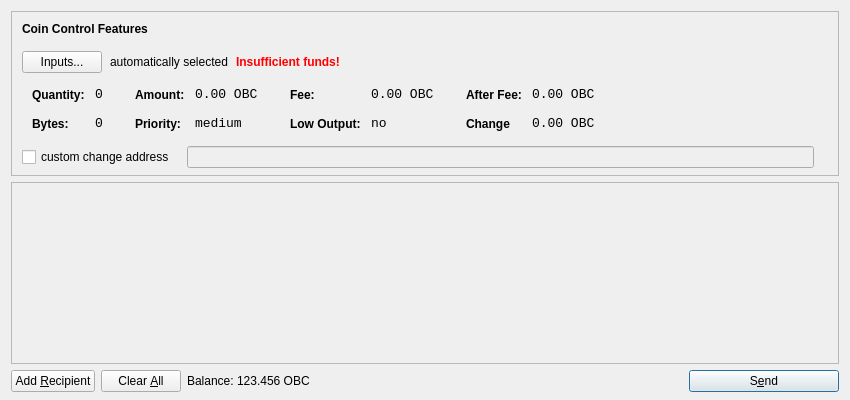
<?xml version="1.0" encoding="UTF-8"?>
<ui version="4.0">
 <class>SendCoinsDialog</class>
 <widget class="QDialog" name="SendCoinsDialog">
  <property name="geometry">
   <rect>
    <x>0</x>
    <y>0</y>
    <width>850</width>
    <height>400</height>
   </rect>
  </property>
  <property name="windowTitle">
   <string>Send Coins</string>
  </property>
  <layout class="QVBoxLayout" name="verticalLayout" stretch="0,1,0">
   <property name="bottomMargin">
    <number>8</number>
   </property>
   <item>
    <widget class="QFrame" name="frameCoinControl">
     <property name="sizePolicy">
      <sizepolicy hsizetype="Expanding" vsizetype="Expanding">
       <horstretch>0</horstretch>
       <verstretch>0</verstretch>
      </sizepolicy>
     </property>
     <property name="maximumSize">
      <size>
       <width>16777215</width>
       <height>16777215</height>
      </size>
     </property>
     <property name="frameShape">
      <enum>QFrame::StyledPanel</enum>
     </property>
     <property name="frameShadow">
      <enum>QFrame::Sunken</enum>
     </property>
     <layout class="QVBoxLayout" name="verticalLayoutCoinControl2">
      <property name="spacing">
       <number>-1</number>
      </property>
      <property name="leftMargin">
       <number>0</number>
      </property>
      <property name="topMargin">
       <number>0</number>
      </property>
      <property name="rightMargin">
       <number>0</number>
      </property>
      <property name="bottomMargin">
       <number>6</number>
      </property>
      <item>
       <layout class="QVBoxLayout" name="verticalLayoutCoinControl" stretch="0,0,0,0,1">
        <property name="spacing">
         <number>0</number>
        </property>
        <property name="leftMargin">
         <number>10</number>
        </property>
        <property name="topMargin">
         <number>10</number>
        </property>
        <item>
         <layout class="QHBoxLayout" name="horizontalLayoutCoinControl1">
          <property name="bottomMargin">
           <number>15</number>
          </property>
          <item>
           <widget class="QLabel" name="labelCoinControlFeatures">
            <property name="sizePolicy">
             <sizepolicy hsizetype="Preferred" vsizetype="Maximum">
              <horstretch>0</horstretch>
              <verstretch>0</verstretch>
             </sizepolicy>
            </property>
            <property name="font">
             <font>
              <weight>75</weight>
              <bold>true</bold>
             </font>
            </property>
            <property name="styleSheet">
             <string notr="true">font-weight:bold;</string>
            </property>
            <property name="text">
             <string>Coin Control Features</string>
            </property>
           </widget>
          </item>
         </layout>
        </item>
        <item>
         <layout class="QHBoxLayout" name="horizontalLayoutCoinControl2" stretch="0,0,0,0">
          <property name="spacing">
           <number>8</number>
          </property>
          <property name="bottomMargin">
           <number>10</number>
          </property>
          <item>
           <widget class="QPushButton" name="pushButtonCoinControl">
            <property name="styleSheet">
             <string notr="true"/>
            </property>
            <property name="text">
             <string>Inputs...</string>
            </property>
           </widget>
          </item>
          <item>
           <widget class="QLabel" name="labelCoinControlAutomaticallySelected">
            <property name="text">
             <string>automatically selected</string>
            </property>
            <property name="margin">
             <number>5</number>
            </property>
           </widget>
          </item>
          <item>
           <widget class="QLabel" name="labelCoinControlInsuffFunds">
            <property name="font">
             <font>
              <weight>75</weight>
              <bold>true</bold>
             </font>
            </property>
            <property name="styleSheet">
             <string notr="true">color:red;font-weight:bold;</string>
            </property>
            <property name="text">
             <string>Insufficient funds!</string>
            </property>
            <property name="margin">
             <number>5</number>
            </property>
           </widget>
          </item>
          <item>
           <spacer name="horizontalSpacerCoinControl">
            <property name="orientation">
             <enum>Qt::Horizontal</enum>
            </property>
            <property name="sizeHint" stdset="0">
             <size>
              <width>40</width>
              <height>1</height>
             </size>
            </property>
           </spacer>
          </item>
         </layout>
        </item>
        <item>
         <widget class="QWidget" name="widgetCoinControl" native="true">
          <property name="sizePolicy">
           <sizepolicy hsizetype="Preferred" vsizetype="Preferred">
            <horstretch>0</horstretch>
            <verstretch>0</verstretch>
           </sizepolicy>
          </property>
          <property name="minimumSize">
           <size>
            <width>0</width>
            <height>0</height>
           </size>
          </property>
          <property name="styleSheet">
           <string notr="true"/>
          </property>
          <layout class="QHBoxLayout" name="horizontalLayoutCoinControl5">
           <property name="margin">
            <number>0</number>
           </property>
           <item>
            <layout class="QHBoxLayout" name="horizontalLayoutCoinControl3" stretch="0,0,0,1">
             <property name="spacing">
              <number>20</number>
             </property>
             <property name="topMargin">
              <number>0</number>
             </property>
             <property name="bottomMargin">
              <number>10</number>
             </property>
             <item>
              <layout class="QFormLayout" name="formLayoutCoinControl1">
               <property name="horizontalSpacing">
                <number>10</number>
               </property>
               <property name="verticalSpacing">
                <number>14</number>
               </property>
               <property name="leftMargin">
                <number>10</number>
               </property>
               <property name="topMargin">
                <number>4</number>
               </property>
               <property name="rightMargin">
                <number>6</number>
               </property>
               <item row="0" column="0">
                <widget class="QLabel" name="labelCoinControlQuantityText">
                 <property name="styleSheet">
                  <string notr="true">font-weight:bold;</string>
                 </property>
                 <property name="text">
                  <string>Quantity:</string>
                 </property>
                 <property name="margin">
                  <number>0</number>
                 </property>
                </widget>
               </item>
               <item row="0" column="1">
                <widget class="QLabel" name="labelCoinControlQuantity">
                 <property name="font">
                  <font>
                   <family>Monospace</family>
                   <pointsize>10</pointsize>
                  </font>
                 </property>
                 <property name="cursor">
                  <cursorShape>IBeamCursor</cursorShape>
                 </property>
                 <property name="contextMenuPolicy">
                  <enum>Qt::ActionsContextMenu</enum>
                 </property>
                 <property name="text">
                  <string>0</string>
                 </property>
                 <property name="margin">
                  <number>0</number>
                 </property>
                 <property name="textInteractionFlags">
                  <set>Qt::LinksAccessibleByMouse|Qt::TextSelectableByKeyboard|Qt::TextSelectableByMouse</set>
                 </property>
                </widget>
               </item>
               <item row="1" column="0">
                <widget class="QLabel" name="labelCoinControlBytesText">
                 <property name="styleSheet">
                  <string notr="true">font-weight:bold;</string>
                 </property>
                 <property name="text">
                  <string>Bytes:</string>
                 </property>
                </widget>
               </item>
               <item row="1" column="1">
                <widget class="QLabel" name="labelCoinControlBytes">
                 <property name="font">
                  <font>
                   <family>Monospace</family>
                   <pointsize>10</pointsize>
                  </font>
                 </property>
                 <property name="cursor">
                  <cursorShape>IBeamCursor</cursorShape>
                 </property>
                 <property name="contextMenuPolicy">
                  <enum>Qt::ActionsContextMenu</enum>
                 </property>
                 <property name="text">
                  <string>0</string>
                 </property>
                 <property name="textInteractionFlags">
                  <set>Qt::LinksAccessibleByMouse|Qt::TextSelectableByKeyboard|Qt::TextSelectableByMouse</set>
                 </property>
                </widget>
               </item>
              </layout>
             </item>
             <item>
              <layout class="QFormLayout" name="formLayoutCoinControl2">
               <property name="horizontalSpacing">
                <number>10</number>
               </property>
               <property name="verticalSpacing">
                <number>14</number>
               </property>
               <property name="leftMargin">
                <number>6</number>
               </property>
               <property name="topMargin">
                <number>4</number>
               </property>
               <property name="rightMargin">
                <number>6</number>
               </property>
               <item row="0" column="0">
                <widget class="QLabel" name="labelCoinControlAmountText">
                 <property name="styleSheet">
                  <string notr="true">font-weight:bold;</string>
                 </property>
                 <property name="text">
                  <string>Amount:</string>
                 </property>
                 <property name="margin">
                  <number>0</number>
                 </property>
                </widget>
               </item>
               <item row="0" column="1">
                <widget class="QLabel" name="labelCoinControlAmount">
                 <property name="font">
                  <font>
                   <family>Monospace</family>
                   <pointsize>10</pointsize>
                  </font>
                 </property>
                 <property name="cursor">
                  <cursorShape>IBeamCursor</cursorShape>
                 </property>
                 <property name="contextMenuPolicy">
                  <enum>Qt::ActionsContextMenu</enum>
                 </property>
                 <property name="text">
                  <string>0.00 OBC</string>
                 </property>
                 <property name="textInteractionFlags">
                  <set>Qt::LinksAccessibleByMouse|Qt::TextSelectableByKeyboard|Qt::TextSelectableByMouse</set>
                 </property>
                </widget>
               </item>
               <item row="1" column="0">
                <widget class="QLabel" name="labelCoinControlPriorityText">
                 <property name="styleSheet">
                  <string notr="true">font-weight:bold;</string>
                 </property>
                 <property name="text">
                  <string>Priority:</string>
                 </property>
                </widget>
               </item>
               <item row="1" column="1">
                <widget class="QLabel" name="labelCoinControlPriority">
                 <property name="font">
                  <font>
                   <family>Monospace</family>
                   <pointsize>10</pointsize>
                  </font>
                 </property>
                 <property name="cursor">
                  <cursorShape>IBeamCursor</cursorShape>
                 </property>
                 <property name="contextMenuPolicy">
                  <enum>Qt::ActionsContextMenu</enum>
                 </property>
                 <property name="text">
                  <string>medium</string>
                 </property>
                 <property name="textInteractionFlags">
                  <set>Qt::LinksAccessibleByMouse|Qt::TextSelectableByKeyboard|Qt::TextSelectableByMouse</set>
                 </property>
                </widget>
               </item>
              </layout>
             </item>
             <item>
              <layout class="QFormLayout" name="formLayoutCoinControl3">
               <property name="horizontalSpacing">
                <number>10</number>
               </property>
               <property name="verticalSpacing">
                <number>14</number>
               </property>
               <property name="leftMargin">
                <number>6</number>
               </property>
               <property name="topMargin">
                <number>4</number>
               </property>
               <property name="rightMargin">
                <number>6</number>
               </property>
               <item row="0" column="0">
                <widget class="QLabel" name="labelCoinControlFeeText">
                 <property name="styleSheet">
                  <string notr="true">font-weight:bold;</string>
                 </property>
                 <property name="text">
                  <string>Fee:</string>
                 </property>
                 <property name="margin">
                  <number>0</number>
                 </property>
                </widget>
               </item>
               <item row="0" column="1">
                <widget class="QLabel" name="labelCoinControlFee">
                 <property name="font">
                  <font>
                   <family>Monospace</family>
                   <pointsize>10</pointsize>
                  </font>
                 </property>
                 <property name="cursor">
                  <cursorShape>IBeamCursor</cursorShape>
                 </property>
                 <property name="contextMenuPolicy">
                  <enum>Qt::ActionsContextMenu</enum>
                 </property>
                 <property name="text">
                  <string>0.00 OBC</string>
                 </property>
                 <property name="textInteractionFlags">
                  <set>Qt::LinksAccessibleByMouse|Qt::TextSelectableByKeyboard|Qt::TextSelectableByMouse</set>
                 </property>
                </widget>
               </item>
               <item row="1" column="0">
                <widget class="QLabel" name="labelCoinControlLowOutputText">
                 <property name="styleSheet">
                  <string notr="true">font-weight:bold;</string>
                 </property>
                 <property name="text">
                  <string>Low Output:</string>
                 </property>
                </widget>
               </item>
               <item row="1" column="1">
                <widget class="QLabel" name="labelCoinControlLowOutput">
                 <property name="font">
                  <font>
                   <family>Monospace</family>
                   <pointsize>10</pointsize>
                  </font>
                 </property>
                 <property name="cursor">
                  <cursorShape>IBeamCursor</cursorShape>
                 </property>
                 <property name="contextMenuPolicy">
                  <enum>Qt::ActionsContextMenu</enum>
                 </property>
                 <property name="text">
                  <string>no</string>
                 </property>
                 <property name="textInteractionFlags">
                  <set>Qt::LinksAccessibleByMouse|Qt::TextSelectableByKeyboard|Qt::TextSelectableByMouse</set>
                 </property>
                </widget>
               </item>
              </layout>
             </item>
             <item>
              <layout class="QFormLayout" name="formLayoutCoinControl4">
               <property name="horizontalSpacing">
                <number>10</number>
               </property>
               <property name="verticalSpacing">
                <number>14</number>
               </property>
               <property name="leftMargin">
                <number>6</number>
               </property>
               <property name="topMargin">
                <number>4</number>
               </property>
               <property name="rightMargin">
                <number>6</number>
               </property>
               <item row="0" column="0">
                <widget class="QLabel" name="labelCoinControlAfterFeeText">
                 <property name="styleSheet">
                  <string notr="true">font-weight:bold;</string>
                 </property>
                 <property name="text">
                  <string>After Fee:</string>
                 </property>
                 <property name="margin">
                  <number>0</number>
                 </property>
                </widget>
               </item>
               <item row="0" column="1">
                <widget class="QLabel" name="labelCoinControlAfterFee">
                 <property name="font">
                  <font>
                   <family>Monospace</family>
                   <pointsize>10</pointsize>
                  </font>
                 </property>
                 <property name="cursor">
                  <cursorShape>IBeamCursor</cursorShape>
                 </property>
                 <property name="contextMenuPolicy">
                  <enum>Qt::ActionsContextMenu</enum>
                 </property>
                 <property name="text">
                  <string>0.00 OBC</string>
                 </property>
                 <property name="textInteractionFlags">
                  <set>Qt::LinksAccessibleByMouse|Qt::TextSelectableByKeyboard|Qt::TextSelectableByMouse</set>
                 </property>
                </widget>
               </item>
               <item row="1" column="0">
                <widget class="QLabel" name="labelCoinControlChangeText">
                 <property name="styleSheet">
                  <string notr="true">font-weight:bold;</string>
                 </property>
                 <property name="text">
                  <string>Change</string>
                 </property>
                </widget>
               </item>
               <item row="1" column="1">
                <widget class="QLabel" name="labelCoinControlChange">
                 <property name="font">
                  <font>
                   <family>Monospace</family>
                   <pointsize>10</pointsize>
                  </font>
                 </property>
                 <property name="cursor">
                  <cursorShape>IBeamCursor</cursorShape>
                 </property>
                 <property name="contextMenuPolicy">
                  <enum>Qt::ActionsContextMenu</enum>
                 </property>
                 <property name="text">
                  <string>0.00 OBC</string>
                 </property>
                 <property name="textInteractionFlags">
                  <set>Qt::LinksAccessibleByMouse|Qt::TextSelectableByKeyboard|Qt::TextSelectableByMouse</set>
                 </property>
                </widget>
               </item>
              </layout>
             </item>
            </layout>
           </item>
          </layout>
         </widget>
        </item>
        <item>
         <layout class="QHBoxLayout" name="horizontalLayoutCoinControl4" stretch="0,0,0">
          <property name="spacing">
           <number>12</number>
          </property>
          <property name="sizeConstraint">
           <enum>QLayout::SetDefaultConstraint</enum>
          </property>
          <property name="topMargin">
           <number>5</number>
          </property>
          <property name="rightMargin">
           <number>5</number>
          </property>
          <item>
           <widget class="QCheckBox" name="checkBoxCoinControlChange">
            <property name="text">
             <string>custom change address</string>
            </property>
           </widget>
          </item>
          <item>
           <widget class="QLineEdit" name="lineEditCoinControlChange">
            <property name="enabled">
             <bool>false</bool>
            </property>
            <property name="sizePolicy">
             <sizepolicy hsizetype="Expanding" vsizetype="Fixed">
              <horstretch>0</horstretch>
              <verstretch>0</verstretch>
             </sizepolicy>
            </property>
           </widget>
          </item>
          <item>
           <widget class="QLabel" name="labelCoinControlChangeLabel">
            <property name="sizePolicy">
             <sizepolicy hsizetype="Preferred" vsizetype="Expanding">
              <horstretch>0</horstretch>
              <verstretch>0</verstretch>
             </sizepolicy>
            </property>
            <property name="minimumSize">
             <size>
              <width>0</width>
              <height>0</height>
             </size>
            </property>
            <property name="text">
             <string/>
            </property>
            <property name="margin">
             <number>3</number>
            </property>
           </widget>
          </item>
         </layout>
        </item>
        <item>
         <spacer name="verticalSpacerCoinControl">
          <property name="orientation">
           <enum>Qt::Vertical</enum>
          </property>
          <property name="sizeHint" stdset="0">
           <size>
            <width>800</width>
            <height>1</height>
           </size>
          </property>
         </spacer>
        </item>
       </layout>
      </item>
     </layout>
    </widget>
   </item>
   <item>
    <widget class="QScrollArea" name="scrollArea">
     <property name="widgetResizable">
      <bool>true</bool>
     </property>
     <widget class="QWidget" name="scrollAreaWidgetContents">
      <property name="geometry">
       <rect>
        <x>0</x>
        <y>0</y>
        <width>830</width>
        <height>165</height>
       </rect>
      </property>
      <layout class="QVBoxLayout" name="verticalLayout_2">
       <property name="margin">
        <number>0</number>
       </property>
       <item>
        <layout class="QVBoxLayout" name="entries">
         <property name="spacing">
          <number>6</number>
         </property>
        </layout>
       </item>
       <item>
        <spacer name="verticalSpacer">
         <property name="orientation">
          <enum>Qt::Vertical</enum>
         </property>
         <property name="sizeHint" stdset="0">
          <size>
           <width>20</width>
           <height>40</height>
          </size>
         </property>
        </spacer>
       </item>
      </layout>
     </widget>
    </widget>
   </item>
   <item>
    <layout class="QHBoxLayout" name="horizontalLayout">
     <item>
      <widget class="QPushButton" name="addButton">
       <property name="toolTip">
        <string>Send to multiple recipients at once</string>
       </property>
       <property name="text">
        <string>Add &amp;Recipient</string>
       </property>
       <property name="icon">
        <iconset resource="../bitcoin.qrc">
         <normaloff>:/icons/add</normaloff>:/icons/add</iconset>
       </property>
       <property name="autoDefault">
        <bool>false</bool>
       </property>
      </widget>
     </item>
     <item>
      <widget class="QPushButton" name="clearButton">
       <property name="sizePolicy">
        <sizepolicy hsizetype="Minimum" vsizetype="Fixed">
         <horstretch>0</horstretch>
         <verstretch>0</verstretch>
        </sizepolicy>
       </property>
       <property name="toolTip">
        <string>Remove all transaction fields</string>
       </property>
       <property name="text">
        <string>Clear &amp;All</string>
       </property>
       <property name="icon">
        <iconset resource="../bitcoin.qrc">
         <normaloff>:/icons/remove</normaloff>:/icons/remove</iconset>
       </property>
       <property name="autoRepeatDelay">
        <number>300</number>
       </property>
       <property name="autoDefault">
        <bool>false</bool>
       </property>
      </widget>
     </item>
     <item>
      <layout class="QHBoxLayout" name="horizontalLayout_2">
       <property name="spacing">
        <number>3</number>
       </property>
       <item>
        <widget class="QLabel" name="label">
         <property name="sizePolicy">
          <sizepolicy hsizetype="Preferred" vsizetype="Fixed">
           <horstretch>0</horstretch>
           <verstretch>0</verstretch>
          </sizepolicy>
         </property>
         <property name="text">
          <string>Balance:</string>
         </property>
        </widget>
       </item>
       <item>
        <widget class="QLabel" name="labelBalance">
         <property name="sizePolicy">
          <sizepolicy hsizetype="Preferred" vsizetype="Fixed">
           <horstretch>0</horstretch>
           <verstretch>0</verstretch>
          </sizepolicy>
         </property>
         <property name="cursor">
          <cursorShape>IBeamCursor</cursorShape>
         </property>
         <property name="text">
          <string>123.456 OBC</string>
         </property>
         <property name="textInteractionFlags">
          <set>Qt::LinksAccessibleByMouse|Qt::TextSelectableByKeyboard|Qt::TextSelectableByMouse</set>
         </property>
        </widget>
       </item>
      </layout>
     </item>
     <item>
      <spacer name="horizontalSpacer">
       <property name="orientation">
        <enum>Qt::Horizontal</enum>
       </property>
       <property name="sizeHint" stdset="0">
        <size>
         <width>40</width>
         <height>20</height>
        </size>
       </property>
      </spacer>
     </item>
     <item>
      <widget class="QPushButton" name="sendButton">
       <property name="minimumSize">
        <size>
         <width>150</width>
         <height>0</height>
        </size>
       </property>
       <property name="toolTip">
        <string>Confirm the send action</string>
       </property>
       <property name="text">
        <string>S&amp;end</string>
       </property>
       <property name="icon">
        <iconset resource="../bitcoin.qrc">
         <normaloff>:/icons/send</normaloff>:/icons/send</iconset>
       </property>
       <property name="default">
        <bool>true</bool>
       </property>
      </widget>
     </item>
    </layout>
   </item>
  </layout>
 </widget>
 <resources>
  <include location="../bitcoin.qrc"/>
 </resources>
 <connections/>
</ui>
